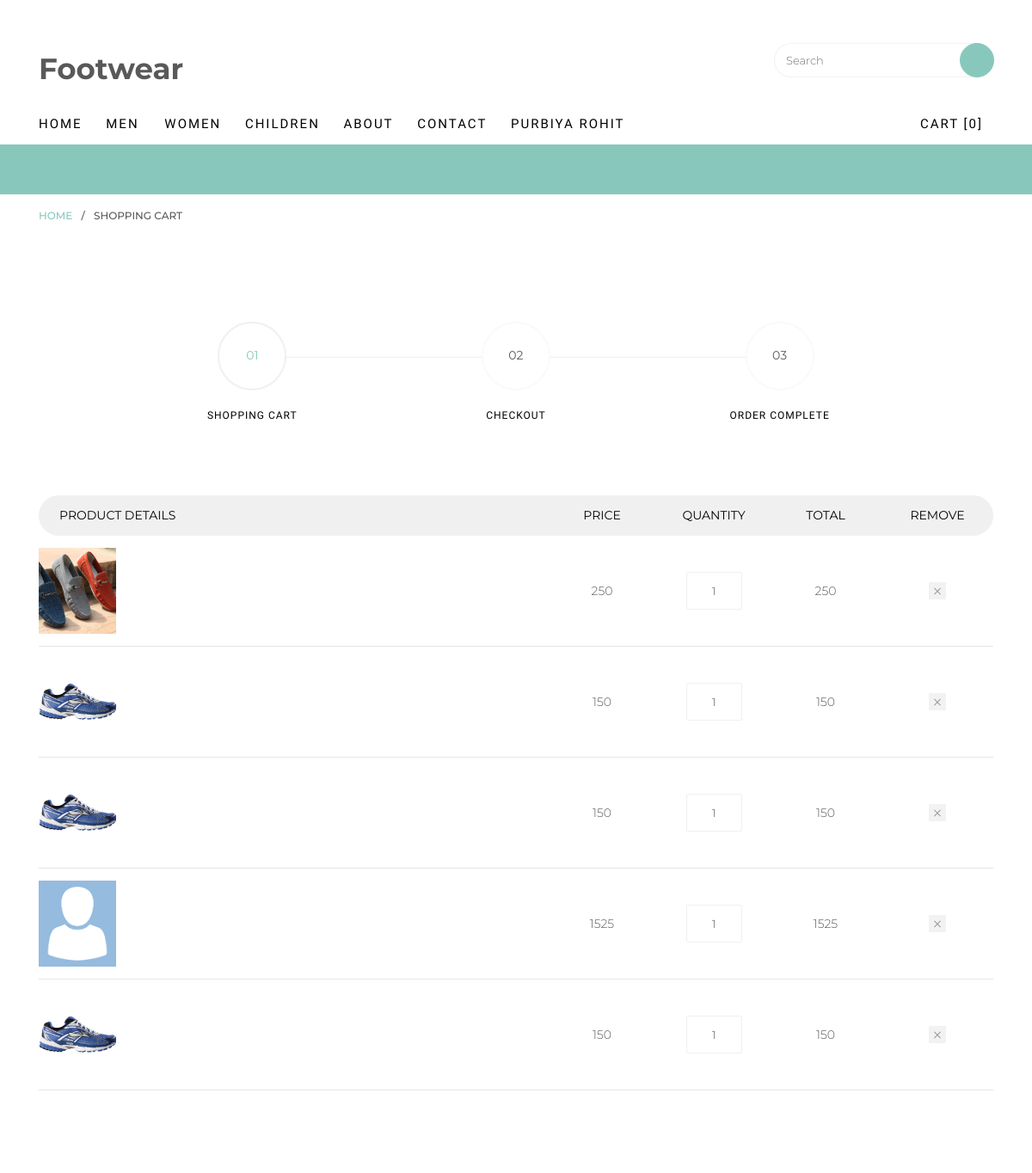
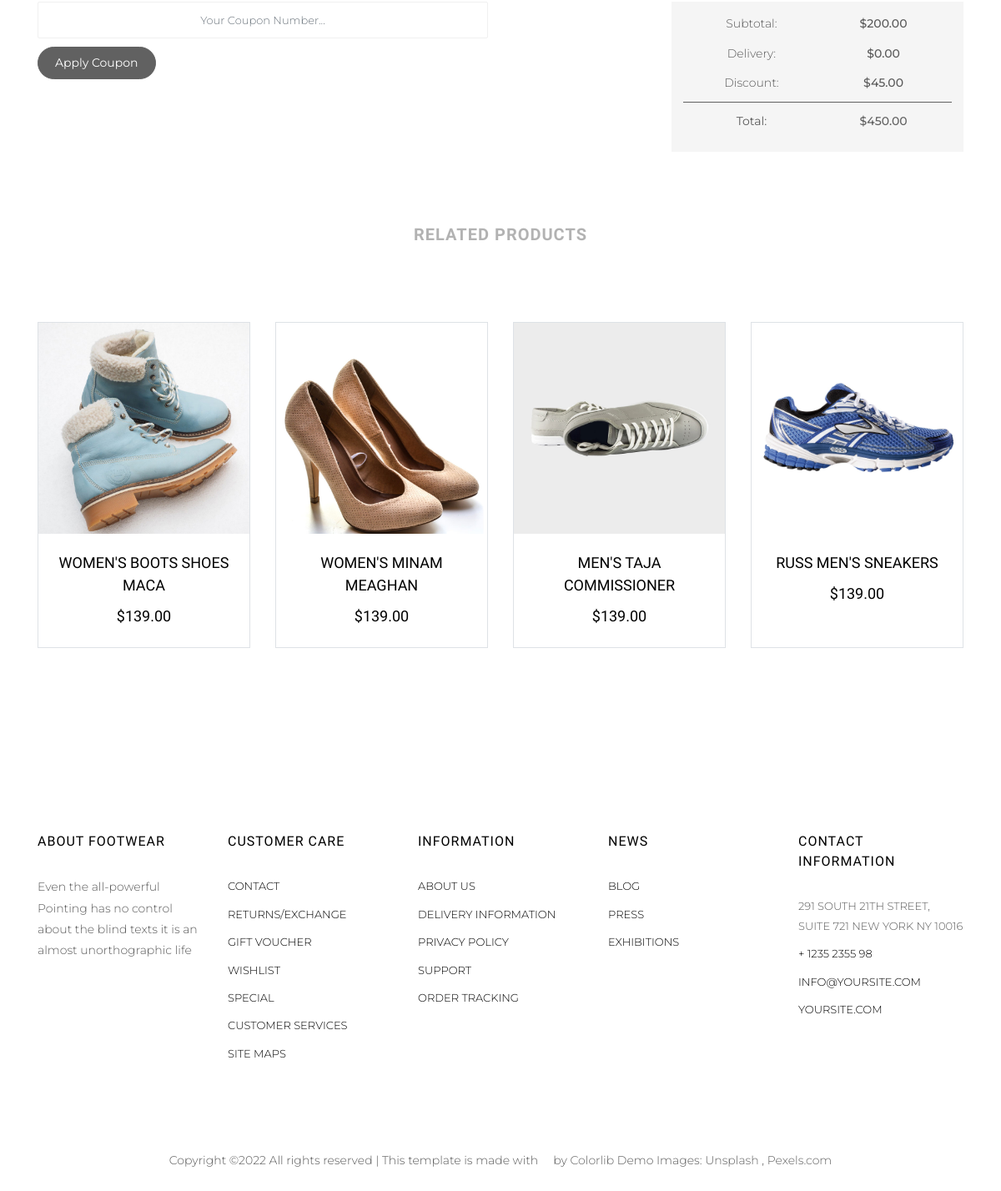
The page /client-cart/ (signed in) on the database its author committed (2 pictures, top to bottom).
### shoesapp/models.py (models this page shows, shortened)
class Client(models.Model):
    fname = models.CharField(max_length=50,null=True)
    lname = models.CharField(max_length=50,null=True)
    email = models.EmailField(unique=True,null=True)
    password = models.CharField(max_length=25,null=True)
    address = models.TextField(null= True)
    pic = models.FileField(upload_to='Profile Pic',default='avtar.png',null=True)

class Booking(models.Model):
    client = models.ForeignKey(Client,on_delete=models.CASCADE)
    product = models.ForeignKey(Product,on_delete=models.CASCADE)
    address = models.TextField()
    pay_mode = models.CharField(max_length=50,choices=[('COD','COD'),('Online','Online')])
    pay_id = models.CharField(max_length=30,null=True,blank=True)
    verify = models.BooleanField(default=False)
    amount = models.IntegerField(default=0)
    pay_at = models.DateTimeField(auto_now_add =True)

### myapp/models.py (models this page shows, shortened)
class Product(models.Model):
    seller = models.ForeignKey(User,on_delete=models.CASCADE)
    name =  models.CharField(max_length=50)
    brand = models.CharField(max_length=50)
    size = models.IntegerField()
    price = models.IntegerField()
    des = models.TextField()
    category = models.ForeignKey(Category,on_delete=models.CASCADE)
    available = models.BooleanField(default=True)
    pic = models.FileField(upload_to='shoesimg',default='avtar.png',null=True)

### shoesapp/views.py (the view)
# urls.py: path('client-cart/',views.cart,name='client-cart'),
def cart(request):
    try:
        cid = Client.objects.get(email=request.session['cemail'])
        book = Booking.objects.filter(client=cid)
        return render(request,'cart.html',{'cid' : cid,'book' : book})
    except:
        return render(request,'cart.html')

### shoesapp/TEMPLATES/cart.html
{% extends 'head.html' %}
{% load static %}
{% block head %}
		<div class="breadcrumbs">
			<div class="container">
				<div class="row">
					<div class="col">
						<p class="bread"><span><a href="{% url 'index' %}">Home</a></span> / <span>Shopping Cart</span></p>
					</div>
				</div>
			</div>
		</div>
		<div class="colorlib-product">
			<div class="container">
				<div class="row row-pb-lg">
					<div class="col-md-10 offset-md-1">
						<div class="process-wrap">
							<div class="process text-center active">
								<p><span>01</span></p>
								<h3>Shopping Cart</h3>
							</div>
							<div class="process text-center">
								<p><span>02</span></p>
								<h3>Checkout</h3>
							</div>
							<div class="process text-center">
								<p><span>03</span></p>
								<h3>Order Complete</h3>
							</div>
						</div>
					</div>
				</div>
				<div class="row row-pb-lg">
					<div class="col-md-12">
						<div class="product-name d-flex">
							<div class="one-forth text-left px-4">
								<span>Product Details</span>
							</div>
							<div class="one-eight text-center">
								<span>Price</span>
							</div>
							<div class="one-eight text-center">
								<span>Quantity</span>
							</div>
							<div class="one-eight text-center">
								<span>Total</span>
							</div>
							<div class="one-eight text-center px-4">
								<span>Remove</span>
							</div>
						</div>
						{% for order in book  %}
						<div class="product-cart d-flex">
							<div class="one-forth">
								<div class="product-img" style="background-image: url({{order.product.pic.url}});">
								</div>
								<div class="display-tc">
								</div>
							</div>
							<div class="one-eight text-center">
								<div class="display-tc">
									<span class="price">{{order.product.price}}</span>
								</div>
							</div>
							<div class="one-eight text-center">
								<div class="display-tc">
									<input type="text" id="quantity" name="quantity" class="form-control input-number text-center" value="1" min="1" max="100">
								</div>
							</div>
							<div class="one-eight text-center">
								<div class="display-tc">
									<span class="price">{{order.product.price}}</span>
								</div>
							</div>
							<div class="one-eight text-center">
								<div class="display-tc">
									<a href="#" class="closed"></a>
								</div>
							</div>
						</div>
						{% endfor %}
					</div>
				</div>
				<div class="row row-pb-lg">
					<div class="col-md-12">
						<div class="total-wrap">
							<div class="row">
								<div class="col-sm-8">
									<form action="#">
										<div class="row form-group">
											<div class="col-sm-9">
												<input type="text" name="quantity" class="form-control input-number" placeholder="Your Coupon Number...">
											</div>
											<div class="col-sm-3">
												<input type="submit" value="Apply Coupon" class="btn btn-primary">
											</div>
										</div>
									</form>
								</div>
								<div class="col-sm-4 text-center">
									<div class="total">
										<div class="sub">
											<p><span>Subtotal:</span> <span>$200.00</span></p>
											<p><span>Delivery:</span> <span>$0.00</span></p>
											<p><span>Discount:</span> <span>$45.00</span></p>
										</div>
										<div class="grand-total">
											<p><span><strong>Total:</strong></span> <span>$450.00</span></p>
										</div>
									</div>
								</div>
							</div>
						</div>
					</div>
				</div>
				<div class="row">
					<div class="col-sm-8 offset-sm-2 text-center colorlib-heading colorlib-heading-sm">
						<h2>Related Products</h2>
					</div>
				</div>
				<div class="row">
					<div class="col-md-3 col-lg-3 mb-4 text-center">
						<div class="product-entry border">
							<a href="#" class="prod-img">
								<img src="{% static 'assets/images/item-1.jpg' %}" class="img-fluid" alt="Free html5 bootstrap 4 template">
							</a>
							<div class="desc">
								<h2><a href="#">Women's Boots Shoes Maca</a></h2>
								<span class="price">$139.00</span>
							</div>
						</div>
					</div>
					<div class="col-md-3 col-lg-3 mb-4 text-center">
						<div class="product-entry border">
							<a href="#" class="prod-img">
								<img src="{% static 'assets/images/item-2.jpg' %}" class="img-fluid" alt="Free html5 bootstrap 4 template">
							</a>
							<div class="desc">
								<h2><a href="#">Women's Minam Meaghan</a></h2>
								<span class="price">$139.00</span>
							</div>
						</div>
					</div>
					<div class="col-md-3 col-lg-3 mb-4 text-center">
						<div class="product-entry border">
							<a href="#" class="prod-img">
								<img src="{% static 'assets/images/item-3.jpg' %}" class="img-fluid" alt="Free html5 bootstrap 4 template">
							</a>
							<div class="desc">
								<h2><a href="#">Men's Taja Commissioner</a></h2>
								<span class="price">$139.00</span>
							</div>
						</div>
					</div>
					<div class="col-md-3 col-lg-3 mb-4 text-center">
						<div class="product-entry border">
							<a href="#" class="prod-img">
								<img src="{% static 'assets/images/item-4.jpg' %}" class="img-fluid" alt="Free html5 bootstrap 4 template">
							</a>
							<div class="desc">
								<h2><a href="#">Russ Men's Sneakers</a></h2>
								<span class="price">$139.00</span>
							</div>
						</div>
					</div>
				</div>
			</div>
		</div>
		{% endblock %}

### shoesapp/TEMPLATES/head.html (shortened to what this page needs)
{% load static %}
<!DOCTYPE HTML>
<html>
	<head>
	<link rel="stylesheet" href="{% static 'assets/css/animate.css' %}">
	<link rel="stylesheet" href="{% static 'assets/css/icomoon.css' %}">
	<link rel="stylesheet" href="{% static 'assets/css/ionicons.min.css' %}">
	<link rel="stylesheet" href="{% static 'assets/css/bootstrap.min.css' %}">
	<link rel="stylesheet" href="{% static 'assets/css/magnific-popup.css' %}">
	<link rel="stylesheet" href="{% static 'assets/css/flexslider.css' %}">
	<link rel="stylesheet" href="{% static 'assets/css/owl.carousel.min.css' %}">
	<link rel="stylesheet" href="{% static 'assets/css/owl.theme.default.min.css' %}">
	<link rel="stylesheet" href="{% static 'assets/css/bootstrap-datepicker.css' %}">
	<link rel="stylesheet" href="{% static 'fonts/flaticon/font/flaticon.css' %}">
	<link rel="stylesheet" href="{% static 'assets/css/style.css' %}">
	</head>
	<body>
	<div id="page">
		<nav class="colorlib-nav" role="navigation">
			<div class="top-menu">
				<div class="container">
					<div class="row">
						<div class="col-sm-7 col-md-9">
							<div id="colorlib-logo"><a href="{% url 'index' %}">Footwear</a></div>
						</div>
						<div class="col-sm-5 col-md-3">
			            <form action="{% url 'index' %}" method="POST" class="search-wrap">
			               <div class="form-group">
			                  <input type="search" name="shoes" class="form-control search" placeholder="Search">
			                  <button class="btn btn-primary submit-search text-center" type="submit"><i class="icon-search"></i></button>
			               </div>
			            </form>
			         </div>
		         </div>
					<div class="row">
						<div class="col-sm-12 text-left menu-1">
							<ul>
								<li class=""><a href="{% url 'index' %}">Home</a></li>
								<li class="has-dropdown">
									<a href="{% url 'client-men' %}">Men</a>
								</li>
								<li><a href="{% url 'client-women' %}">Women</a></li>
								<li><a href="{% url 'client-children' %}">Children</a></li>
								<li><a href="{% url 'client-about' %}">About</a></li>
								<li><a href="{% url 'client-contact' %}">Contact</a></li>
								{% if request.session.cemail  %}
								<li class="has-dropdown">
									<a href= "">{{cid.fname}} {{cid.lname}}</a>
								</li>
								{% else %}
								<li><a href="{% url 'client-clogin' %}">Login</a></li>
								<li><a href="{% url 'client-cregister' %}">Register</a></li>
								{% endif %}
								<li class="cart"><a href="{% url 'client-cart' %}"><i class="icon-shopping-cart"></i> Cart [0]</a></li>
							</ul>
						</div>
					</div>
				</div>
			</div>
			<div class="sale">
				<div class="container">
					<div class="row">
						<div class="col-sm-8 offset-sm-2 text-center">
							<div class="row">
							</div>
						</div>
					</div>
				</div>
			</div>
		</nav>
        {% block head %}
        {% endblock %}
        <footer id="colorlib-footer" role="contentinfo">
			<div class="container">
				<div class="row row-pb-md">
					<div class="col footer-col colorlib-widget">
						<h4>About Footwear</h4>
						<p>Even the all-powerful Pointing has no control about the blind texts it is an almost unorthographic life</p>
						<p>
							<ul class="colorlib-social-icons">
								<li><a href="#"><i class="icon-twitter"></i></a></li>
								<li><a href="#"><i class="icon-facebook"></i></a></li>
								<li><a href="#"><i class="icon-linkedin"></i></a></li>
								<li><a href="#"><i class="icon-dribbble"></i></a></li>
							</ul>
						</p>
					</div>
					<div class="col footer-col colorlib-widget">
						<h4>Customer Care</h4>
						<p>
							<ul class="colorlib-footer-links">
								<li><a href="#">Contact</a></li>
								<li><a href="#">Returns/Exchange</a></li>
								<li><a href="#">Gift Voucher</a></li>
								<li><a href="#">Wishlist</a></li>
								<li><a href="#">Special</a></li>
								<li><a href="#">Customer Services</a></li>
								<li><a href="#">Site maps</a></li>
							</ul>
						</p>
					</div>
					<div class="col footer-col colorlib-widget">
						<h4>Information</h4>
						<p>
							<ul class="colorlib-footer-links">
								<li><a href="#">About us</a></li>
								<li><a href="#">Delivery Information</a></li>
								<li><a href="#">Privacy Policy</a></li>
								<li><a href="#">Support</a></li>
								<li><a href="#">Order Tracking</a></li>
							</ul>
						</p>
					</div>
					<div class="col footer-col">
						<h4>News</h4>
						<ul class="colorlib-footer-links">
							<li><a href="blog.html">Blog</a></li>
							<li><a href="#">Press</a></li>
							<li><a href="#">Exhibitions</a></li>
						</ul>
					</div>
					<div class="col footer-col">
						<h4>Contact Information</h4>
						<ul class="colorlib-footer-links">
							<li>291 South 21th Street, <br> Suite 721 New York NY 10016</li>
							<li><a href="tel://1234567920">+ 1235 2355 98</a></li>
							<li><a href="mailto:info@yoursite.com">info@yoursite.com</a></li>
							<li><a href="#">yoursite.com</a></li>
						</ul>
					</div>
				</div>
			</div>
			<div class="copy">
				<div class="row">
					<div class="col-sm-12 text-center">
						<p>
							<span>
Copyright &copy;<script>document.write(new Date().getFullYear());</script> All rights reserved | This template is made with <i class="icon-heart" aria-hidden="true"></i> by <a href="https://colorlib.com" target="_blank">Colorlib</a>
</span>
							<span class="block">Demo Images: <a href="http://unsplash.co/" target="_blank">Unsplash</a> , <a href="http://pexels.com/" target="_blank">Pexels.com</a></span>
						</p>
					</div>
				</div>
			</div>
		</footer>
	</div>
	</body>
</html>

### shoesapp/static/assets/css/icomoon.css (style rules this page uses)
[class^="icon-"], [class*=" icon-"] { font-family: 'icomoon' !important; speak: none; font-style: normal; font-weight: normal; font-variant: normal; text-transform: none; line-height: 1; -webkit-font-smoothing: antialiased; -moz-osx-font-smoothing: grayscale; }
.icon-shopping-cart:before { content: "\e9c8"; }
.icon-search:before { content: "\ebfd"; }
.icon-heart:before { content: "\ec51"; }
.icon-facebook:before { content: "\ed07"; }
.icon-twitter:before { content: "\ed0d"; }
.icon-dribbble:before { content: "\ed1e"; }
.icon-linkedin:before { content: "\ed40"; }

### rows shown on the page
Client: fname "PURBIYA", lname "ROHIT"
Booking: product.pic (picture), product.price "250"
Booking: product.pic (picture), product.price "150"
Booking: product.pic (picture), product.price "150"
Booking: product.pic (picture), product.price "1525"
Booking: product.pic (picture), product.price "150"
